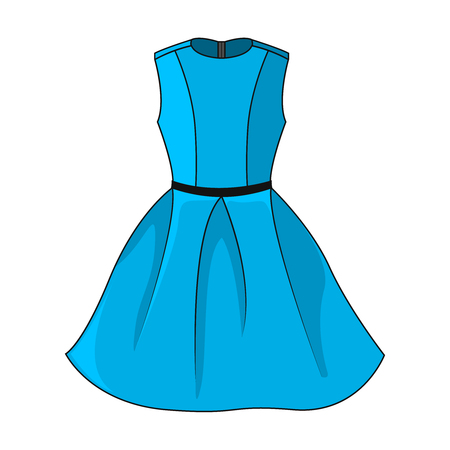
#> input picture PROYECTO/vestb.jpg, 450 x 450 px
$ python '02_Detectar prendas en una imagen.py'
#> lines starting #> are read from the running program, lines starting #| are printed output that depends on the picture; after the words box and inside, x2 and y2 are one past the last pixel; in counts of white or black regions, pixels touching at a corner belong together
# Importa la librería OpenCV para procesamiento de imágenes
import cv2

# Lee la imagen desde archivo
imagen = cv2.imread('vestb.jpg')  # Cambia 'ropa.jpg' por el nombre de tu imagen
#> imagen is the input picture: shape (450, 450, 3); mean B, G, R 240.3, 222.9, 169.1

# Redimensiona la imagen para que no sea tan grande (opcional)
imagen = cv2.resize(imagen, (640, 480))
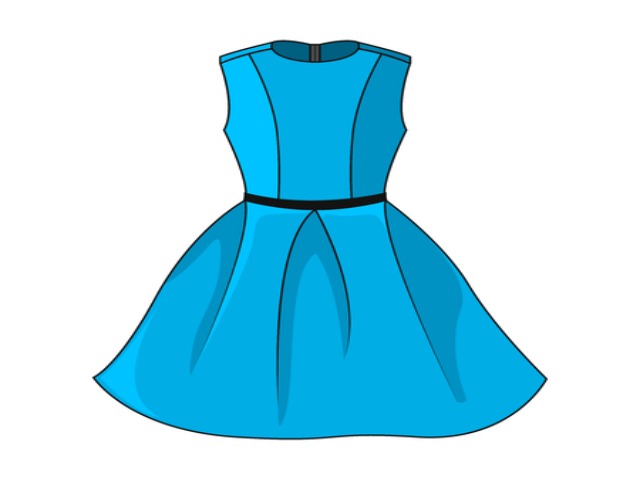
#> imagen: shape (480, 640, 3); mean B, G, R 240.3, 222.8, 169

# Convierte la imagen original a escala de grises
gris = cv2.cvtColor(imagen, cv2.COLOR_BGR2GRAY)
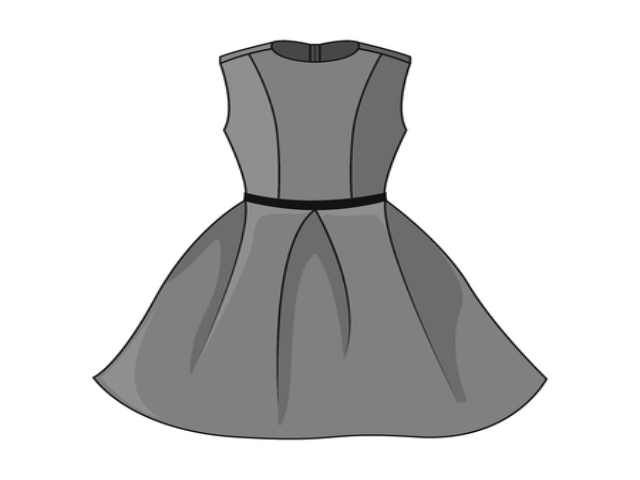
#> gris: shape (480, 640); min 3, max 255, mean 208.8

# Aplica un desenfoque para reducir ruido y mejorar la detección
gris_suavizado = cv2.GaussianBlur(gris, (5, 5), 0)

# Aplica una umbralización para segmentar los objetos (blanco sobre negro)
_, umbral = cv2.threshold(gris_suavizado, 60, 255, cv2.THRESH_BINARY_INV)
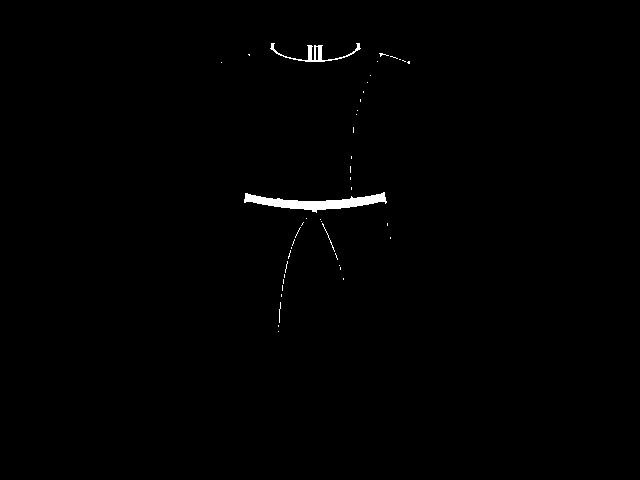
#> umbral: shape (480, 640); 0.59% white; 44 white regions (40 under 20 px)

# Encuentra los contornos (bordes cerrados) en la imagen umbralizada
contornos, _ = cv2.findContours(umbral, cv2.RETR_EXTERNAL, cv2.CHAIN_APPROX_SIMPLE)
#> contornos = 44 contours, 42 with area under 20; largest, box (x1, y1, x2, y2) and area: (244, 192, 387, 213) 1076, (270, 43, 361, 62) 251

# Recorre todos los contornos detectados
for contorno in contornos:
    # Calcula el área del contorno
    area = cv2.contourArea(contorno)

    # Filtra contornos muy pequeños (ruido)
    if area > 500:
        # Calcula un rectángulo que encierra el contorno
        x, y, w, h = cv2.boundingRect(contorno)

        # Dibuja el rectángulo en la imagen original (color verde)
        cv2.rectangle(imagen, (x, y), (x + w, y + h), (0, 255, 0), 2)
#> this loop made 44 passes
#> (area, x, y, w, h) on pass 24: (1076.5, 244, 192, 143, 21)
#> area on pass 44: 251
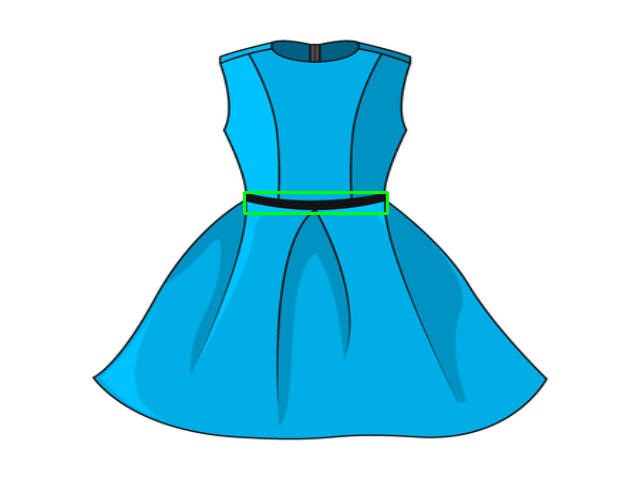
#> imagen: shape (480, 640, 3); 0.32% of pixels changed, all inside (x1, y1, x2, y2) = (243, 191, 389, 215)

# Muestra la imagen con los rectángulos detectados
cv2.imshow('Prendas detectadas', imagen)

# Espera a que el usuario presione una tecla para cerrar la ventana
cv2.waitKey(0)

# Cierra todas las ventanas abiertas por OpenCV
cv2.destroyAllWindows()
